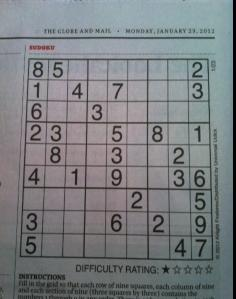
#> input picture sudoku.jpg, 236 x 299 px
$ python extract.py
#> lines starting #> are read from the running program, lines starting #| are printed output that depends on the picture; after the words box and inside, x2 and y2 are one past the last pixel; in counts of white or black regions, pixels touching at a corner belong together
import cv2

def getContours(img, original_img):
    contours, hierarchy = cv2.findContours(img, cv2.RETR_EXTERNAL, cv2.CHAIN_APPROX_NONE)
    for cnt in contours:
        area = cv2.contourArea(cnt)
        if area > 100:
            cv2.drawContours(original_img, cnt, -1, (0, 255, 0), 2)

img = cv2.imread('sudoku.jpg')
#> img is the input picture: shape (299, 236, 3); mean B, G, R 129.1, 126.3, 123
imgGray = cv2.cvtColor(img, cv2.COLOR_BGR2GRAY)
imgBlur = cv2.GaussianBlur(imgGray, (5, 5), 3)
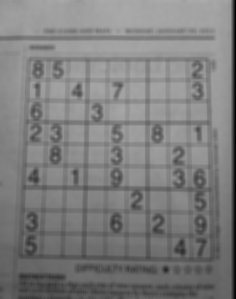
#> imgBlur: shape (299, 236); min 1, max 171, mean 125.7
imgCanny = cv2.Canny(imgBlur, 50, 50)
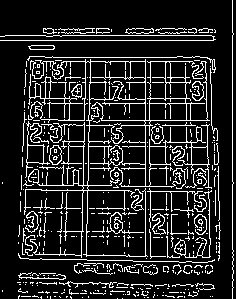
#> imgCanny: shape (299, 236); 14.5% white in thin lines or dots
imgCopy = img.copy()

getContours(imgCanny, imgCopy)
#> in getContours, `contours, hierarchy = cv2.findContours(img, cv2.RETR_EXTERNAL, cv2.CHA..`: contours = 365 contours, 350 with area under 20; largest, box (x1, y1, x2, y2) and area: (24, 59, 212, 258) 8726, (25, 121, 50, 178) 294, (49, 145, 62, 165) 186, (152, 213, 166, 235) 159, (174, 190, 212, 258) 142
#> the loop in getContours, `for cnt in contours:` made 365 passes
#> area on passes 206, 238, 285: 159, 142, 185.5
#> after the loop in getContours, `for cnt in contours:`:
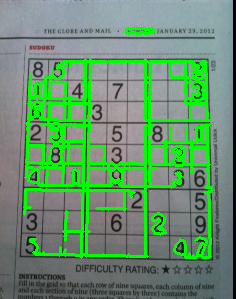
#> original_img: shape (299, 236, 3); mean B, G, R 108.9, 145.1, 102.8

cv2.imwrite('extract.jpg', imgCopy)
